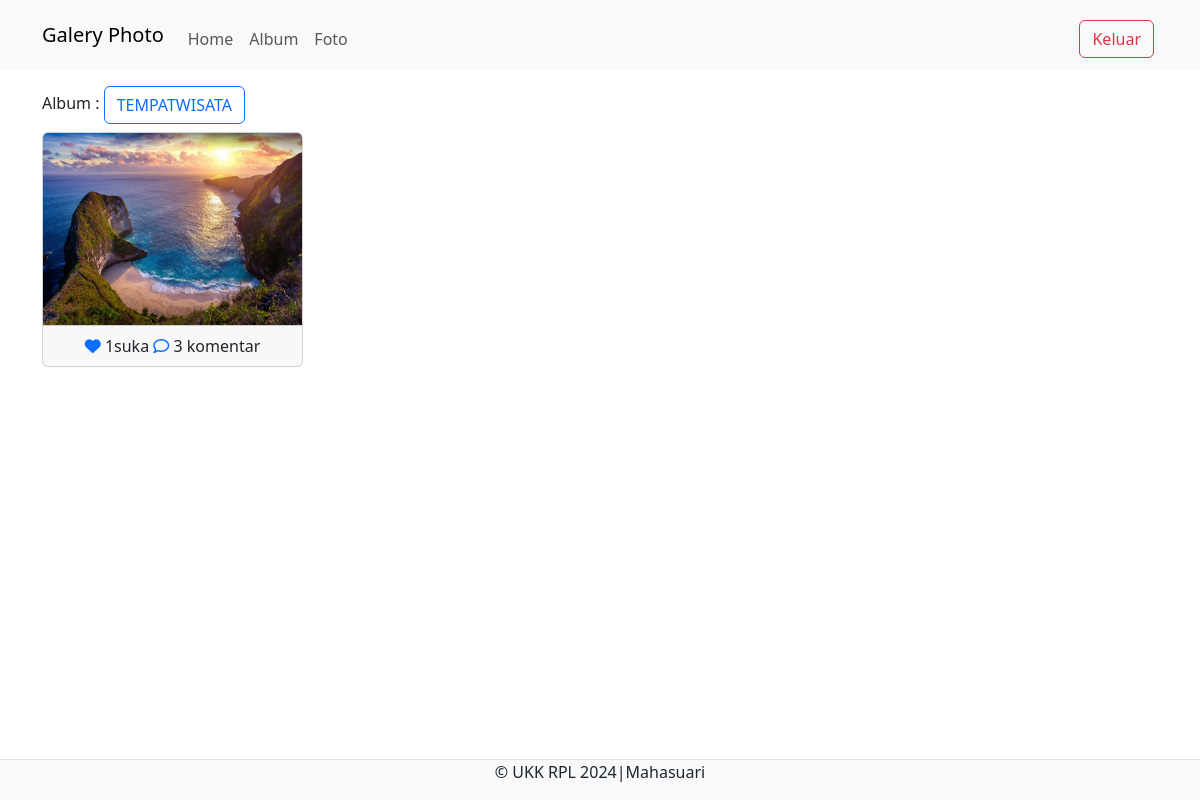
Page /UK_maha/admin/home.php?albumID=12 (signed in) on the committed database.
### tables this page shows
CREATE TABLE `album` (
  `albumID` int(11) NOT NULL,
  `namaAlbum` varchar(255) NOT NULL,
  `deskripsi` text NOT NULL,
  `tanggaldibuat` date NOT NULL,
  `userID` int(11) NOT NULL
);

CREATE TABLE `foto` (
  `fotoID` int(11) NOT NULL,
  `judulfoto` varchar(255) DEFAULT NULL,
  `deskripsifoto` text DEFAULT NULL,
  `tanggalunggah` date DEFAULT NULL,
  `lokasiFile` varchar(255) DEFAULT NULL,
  `albumID` int(11) DEFAULT NULL,
  `userID` int(11) DEFAULT NULL
);

### UK_maha/admin/home.php (the view, shortened to what this page needs)
<?php
include "../config/koneksi.php";
$UserID = $_SESSION['UserID'];
?>
<!DOCTYPE html>
<html>
<head>
	<link rel="stylesheet" type="text/css" href="../asset/css/bootstrap.min.css">
    <link rel="stylesheet" href="https://cdnjs.cloudflare.com/ajax/libs/font-awesome/6.5.2/css/all.min.css"/>
</head>
<body>
	<nav class="navbar navbar-expand-lg bg-body-tertiary">
  <div class="container">
    <a class="navbar-brand" href="index.php">Galery Photo</a>
    <div class="collapse navbar-collapse mt-2" id="navbarNav">
      <div class="navbar-nav me-auto">
      <a href="home.php" class="nav-link">Home</a>
        <a href="album.php" class="nav-link">Album</a>
        <a href="foto.php" class="nav-link">Foto</a>
    </div>
        <a href="../config/aksi_logout.php" class="btn btn-outline-danger m-1">Keluar</a>
    </div>
  </div>
</nav>
<div class="container mt-3">
Album :
<?php
$album = mysqli_query($koneksi, "SELECT * FROM album WHERE UserID = '$UserID'");
while ($row = mysqli_fetch_array($album)) {?>
<a href="home.php?albumID=<?php echo $row['albumID'] ?>" class="btn btn-outline-primary">
<?php echo $row['namaAlbum'] ?></a>
<?php } ?>
	<div class="row">
		<?php
        if (isset ($_GET['albumID'])) {
            $albumID = $_GET ['albumID'];
            $query=mysqli_query($koneksi, "SELECT * FROM foto WHERE UserID ='$UserID' AND albumID ='$albumID'");
            while ($data = mysqli_fetch_array($query)) { ?>
                <div class="col-md-3 mt-2">
		<div class="card">
			<img src="../asset/img/<?php echo $data['lokasiFile'] ?>" class="card-img-top" title="<?php echo $data['judulfoto'] ?>" style="height: 12rem;">
				<div class="card-footer text-center">
                    <?php
                    $fotoID = $data['fotoID'];
                    $ceksuka  = mysqli_query($koneksi, "SELECT * FROM likefoto WHERE fotoID = '$fotoID' AND UserID = '$UserID'");
                    if (mysqli_num_rows($ceksuka)== 1) { ?>
                    <a href="../config/proses_like.php?fotoID= <?php echo $data['fotoID'] ?>" type="submit"
                    name="batalsuka" ><i class="fa fa-heart"></i></a>
                    <?php }else { ?>
                    <a href="../config/proses_like.php?fotoID= <?php echo $data['fotoID'] ?>" type="submit"
                    name="suka" ><i class="fa-regular fa-heart"></i></a>
                    <?php }
                    $like = mysqli_query($koneksi , "SELECT * FROM likefoto WHERE fotoID = '$fotoID'");
                    echo mysqli_num_rows($like).'suka';
                    ?>
					<a href=""><i class="fa-regular fa-comment"></i></a> 3 komentar
				</div>
			</div>
		</div>
        <?php } }else{
$query = mysqli_query($koneksi, "SELECT  * FROM  foto WHERE UserID = '$UserID'");
while ($data = mysqli_fetch_array($query)) {
?>
<div class="col-md-3 mt-2">
		<div class="card">
			<img src="../asset/img/<?php echo $data['lokasiFile'] ?>" class="card-img-top" title="<?php echo $data['judulfoto'] ?>" style="height: 12rem;">
				<div class="card-footer text-center">
                    <?php
                    $fotoID = $data['fotoID'];
                    $ceksuka  = mysqli_query($koneksi, "SELECT * FROM likefoto WHERE fotoID = '$fotoID' AND UserID = '$UserID'");
                    if (mysqli_num_rows($ceksuka)== 1) { ?>
                    <a href="../config/proses_like.php?fotoID= <?php echo $data['fotoID'] ?>" type="submit"
                    name="batalsuka" ><i class="fa fa-heart"></i></a>
                    <?php }else { ?>
                    <a href="../config/proses_like.php?fotoID= <?php echo $data['fotoID'] ?>" type="submit"
                    name="suka" ><i class="fa-regular fa-heart"></i></a>
                    <?php }
                    $like = mysqli_query($koneksi , "SELECT * FROM likefoto WHERE fotoID = '$fotoID'");
                    echo mysqli_num_rows($like).'Suka';
                    ?>
					<a href=""><i class="fa-regular fa-comment"></i></a> 3 komentar
				</div>
			</div>
		</div>
        <?php } }?>
    </div>
</div>
<footer class="d-flex justify-content-center border-top mt-3 bg-light fixed-bottom">
  <p>&copy; UKK RPL 2024|Mahasuari</p>
</footer>
</body>
</html>

### rows in the picture
album: namaAlbum "TEMPATWISATA"
foto: lokasiFile (picture), mysqli_num_rows($like) "1"
